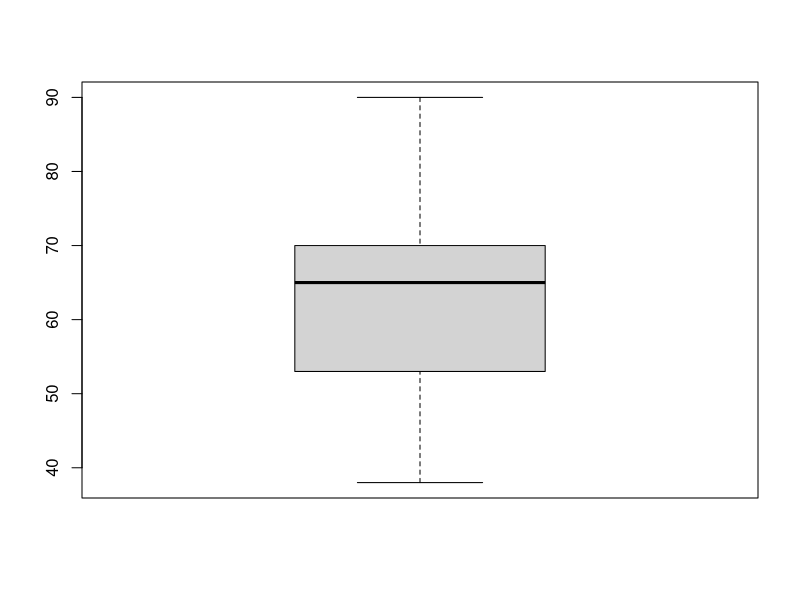
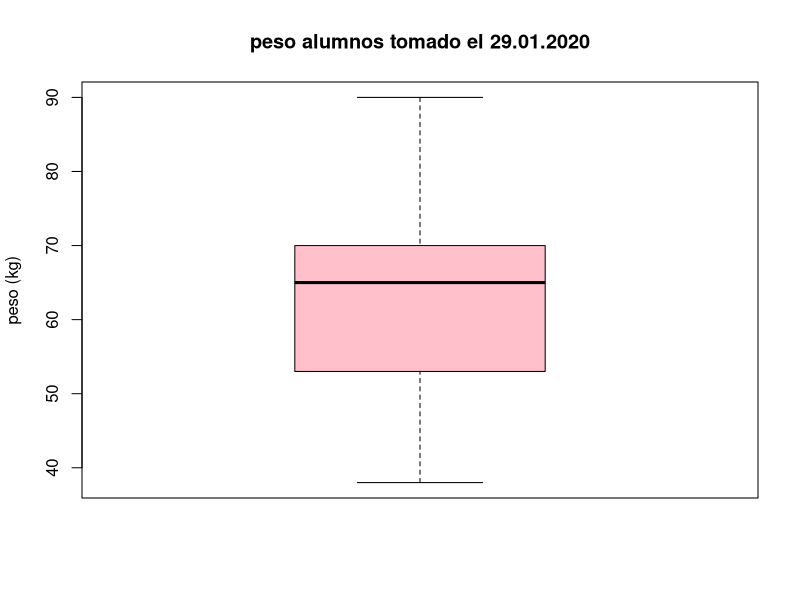

These figures' R source, in order:
# Adriana Concepción Garza Pérez
# Matrícula: 1912963
# Fecha: 29.01.2020

# Operadores básicos ------------------------------------------------------

2+2
a<-2
a+5
a+a^2
log(a)

#Ingresar conjunto de datos 

peso<- c(70, 62, 52, 90, 38, 53, 50, 56, 70, 65,
         76, 70, 72)
peso

# Descriptivas ------------------------------------------------------------
# número de observaciones (length)

 length(peso)
 
 # calcular la media del peso: sumatoria de las observaciones y dividirlo entre el numero de individuos muestreados
 
 sum(peso)/(length)(peso)
 
 peso.media <- sum(peso)/length(peso)
 

 mean(peso)
 median(peso)
 
 sd(peso) 
 var(peso) 

 fivenum(peso)
 range(peso)

# Gráfica -----------------------------------------------------------------

 boxplot(peso)
 
 boxplot(peso, col = "pink", ylab= "peso (kg)",
         main= "peso alumnos tomado el 29.01.2020")
         
         
